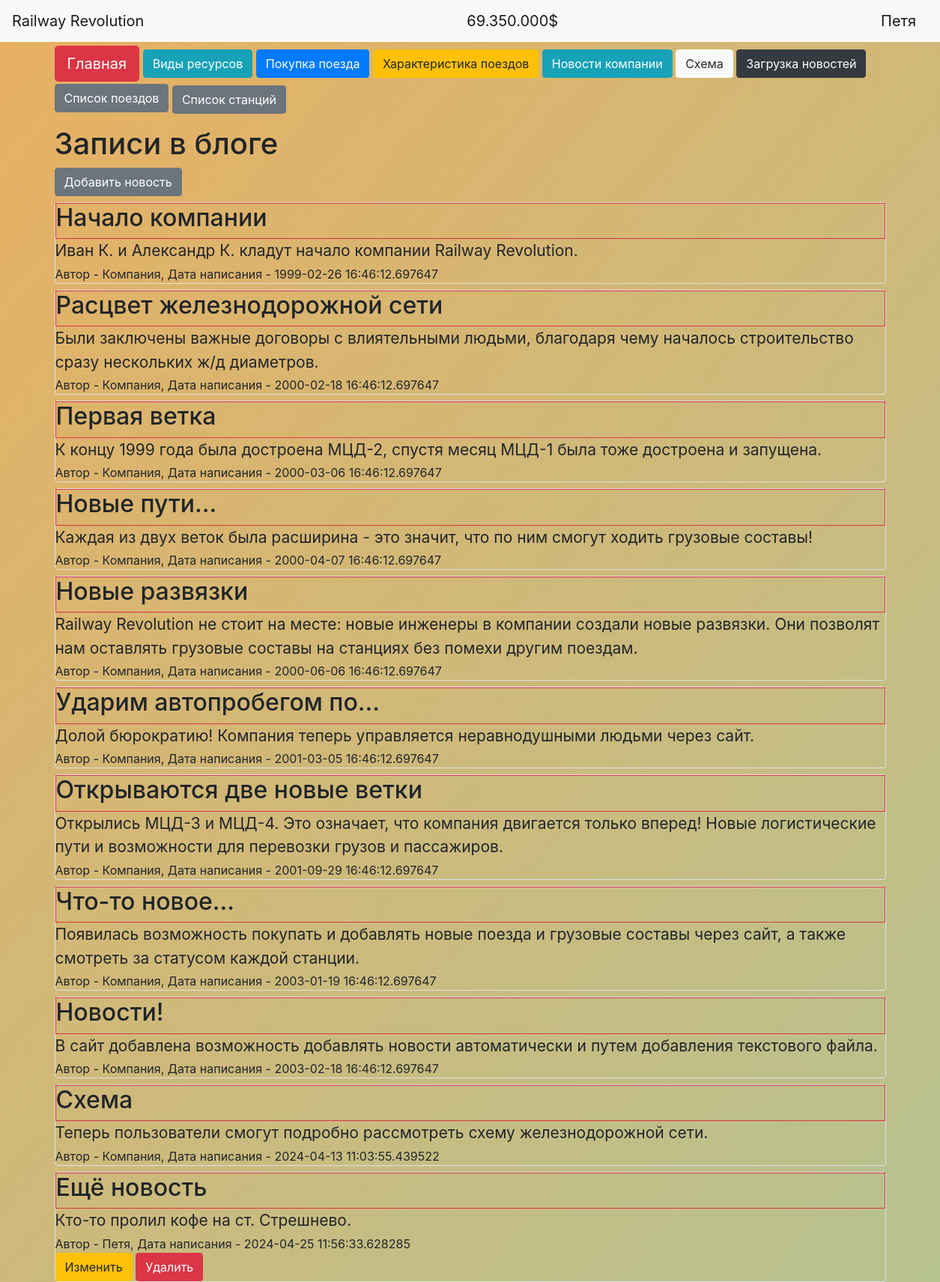
Page /news (signed in) on the committed database.
### data/users.py (models this page shows, shortened)
class User(SqlAlchemyBase, UserMixin, SerializerMixin):
    __tablename__ = 'users'
    id = sqlalchemy.Column(sqlalchemy.Integer,
                           primary_key=True, autoincrement=True)
    name = sqlalchemy.Column(sqlalchemy.String, nullable=True)
    about = sqlalchemy.Column(sqlalchemy.String, nullable=True)
    email = sqlalchemy.Column(sqlalchemy.String,
                              index=True, unique=True, nullable=True)
    hashed_password = sqlalchemy.Column(sqlalchemy.String, nullable=True)
    created_date = sqlalchemy.Column(sqlalchemy.DateTime,
                                     default=datetime.datetime.now)
    news = orm.relationship("News", back_populates='user')

### data/news.py (models this page shows)
class News(SqlAlchemyBase, SerializerMixin):
    __tablename__ = 'news'
    id = sqlalchemy.Column(sqlalchemy.Integer,
                           primary_key=True, autoincrement=True)
    title = sqlalchemy.Column(sqlalchemy.String, nullable=True)
    content = sqlalchemy.Column(sqlalchemy.String, nullable=True)
    created_date = sqlalchemy.Column(sqlalchemy.DateTime,
                                     default=datetime.datetime.now)
    is_private = sqlalchemy.Column(sqlalchemy.Boolean, default=True)
    user_id = sqlalchemy.Column(sqlalchemy.Integer,
                                sqlalchemy.ForeignKey("users.id"))
    user = orm.relationship('User')

### main.py (the view)
@app.route("/news")
def news():
    db_sess = db_session.create_session()
    if current_user.is_authenticated:
        news = db_sess.query(News).filter((News.user == current_user) | (News.is_private == 0))
    else:
        news = db_sess.query(News).filter(News.is_private != 1)
    return render_template("news.html", **CONST_PARAMS, news=news, title='Новости')

### data/db_session.py (called while the page is built)
def create_session() -> Session:
    global __factory
    return __factory()

### main.py (called while the page is built)
@app.route
@login_manager.user_loader
def load_user(user_id):
    db_sess = db_session.create_session()
    return db_sess.query(User).get(user_id)

### templates/news.html
{% extends "base.html" %}
{% block content %}
<h1>Записи в блоге</h1>
{% if current_user.is_authenticated %}
<a href="/add_news" class="btn btn-secondary">Добавить новость</a>
{% endif %}
{% for item in news%}
<div class="col-md6 border rounded" style="margin-top: 8px;">
    <div class="border border-danger">
        <h2>{{item.title}}</h2>
    </div>
    <div style="font-size: 21px; padding-bottom: 3px;">
        {{item.content}}
    </div>
    <div>
        Автор - {{item.user.name}}, Дата написания - {{item.created_date}}
    </div>
    {% if current_user.is_authenticated and current_user == item.user %}
    <div>
        <a href="/edit_news/{{ item.id }}" class="btn btn-warning">
            Изменить
        </a>
        <a href="/news_delete/{{ item.id }}" class="btn btn-danger">
            Удалить
        </a>
    </div>
    {% endif %}
</div>
{% endfor %}
{% endblock %}

### templates/base.html (shortened to what this page needs)
<!DOCTYPE html>
<html lang="en">
<head>
    <link rel="stylesheet" href="https://stackpath.bootstrapcdn.com/bootstrap/4.4.1/css/bootstrap.min.css"
>
    <link rel="stylesheet" type="text/css" href="/static/css/style.css"></link>
</head>
<body>
<header>
    <nav class="navbar navbar-light bg-light">
        <a class="navbar-brand" href="/">Railway Revolution</a>
        <a class="navbar-brand"> {{ money }} </a>
        {% if current_user.is_authenticated %}
        <a class="navbar-brand" href="/logout">{{ current_user.name }}</a>
        {% else %}
        <p>
            <a class="btn btn-primary " href="/register">Зарегистрироваться</a>
            <a class="btn btn-success" href="/login">Войти</a>
        </p>
        {% endif %}
    </nav>
</header>
<main role="main" class="container">
    <div id="shapka_div" style="margin-top: 5px;">
        <p>
            <a class="btn btn-danger btn-lg" href="/">Главная</a>
            <a class="btn btn-info" href="/resources">Виды ресурсов</a>
            <a class="btn btn-primary" href="/buying_train">Покупка поезда</a>
            <a class="btn btn-warning" href="/train_info">Характеристика поездов</a>
            <a class="btn btn-info" href="/news">Новости компании</a>
            <a class="btn btn-light" href="/scheme">Схема</a>
            <a class="btn btn-dark" href="/load_news_by_txt">Загрузка новостей</a>
            <a class="btn btn-secondary" href="/list_trains">Список поездов</a>
            <a class="btn btn-secondary" style="margin-top: 5px;" href="/list_stations">Список станций</a>
        </p>
    </div>
    {% block content %}{% endblock %}
</main>
</body>
</html>

### static/css/style.css (style rules this page uses)
h1 { font-size: 40px; }
#shapka_div { display: flex; justify-content: center; width: 1200px; }
body { background: linear-gradient(311deg, #fdcf83, #53e6ee, #e8b062); background-size: 600% 600%; -webkit-animation: AnimationName 30s ease infinite; -moz-animation: AnimationName 30s ease infinite; -o-animation: AnimationName 30s ease infinite; animation: AnimationName 30s ease infinite; }

### rows in the picture
User: name "Петя"
News: title "Начало компании", content "Иван К. и Александр К. кладут начало компании Railway Revolution.", user.name "Компания", created_date "1999-02-26 16:46:12.697647"
News: title "Расцвет железнодорожной сети", content "Были заключены важные договоры с влиятельными людьми, благодаря чему началось строительство сразу нескольких ж/д диаметров.", user.name "Компания", created_date "2000-02-18 16:46:12.697647"
News: title "Первая ветка", content "К концу 1999 года была достроена МЦД-2, спустя месяц МЦД-1 была тоже достроена и запущена.", user.name "Компания", created_date "2000-03-06 16:46:12.697647"
News: title "Новые пути...", content "Каждая из двух веток была расширина - это значит, что по ним смогут ходить грузовые составы!", user.name "Компания", created_date "2000-04-07 16:46:12.697647"
News: title "Новые развязки", content "Railway Revolution не стоит на месте: новые инженеры в компании создали новые развязки. Они позволят нам оставлять грузовые составы на станциях без помехи другим поездам.", user.name "Компания", created_date "2000-06-06 16:46:12.697647"
News: title "Ударим автопробегом по...", content "Долой бюрократию! Компания теперь управляется неравнодушными людьми через сайт.", user.name "Компания", created_date "2001-03-05 16:46:12.697647"
News: title "Открываются две новые ветки", content "Открылись МЦД-3 и МЦД-4. Это означает, что компания двигается только вперед! Новые логистические пути и возможности для перевозки грузов и пассажиров.", user.name "Компания", created_date "2001-09-29 16:46:12.697647"
News: title "Что-то новое...", content "Появилась возможность покупать и добавлять новые поезда и грузовые составы через сайт, а также смотреть за статусом каждой станции.", user.name "Компания", created_date "2003-01-19 16:46:12.697647"
News: title "Новости!", content "В сайт добавлена возможность добавлять новости автоматически и путем добавления текстового файла.", user.name "Компания", created_date "2003-02-18 16:46:12.697647"
News: title "Схема", content "Теперь пользователи смогут подробно рассмотреть схему железнодорожной сети.", user.name "Компания", created_date "2024-04-13 11:03:55.439522"
News: title "Ещё новость", content "Кто-то пролил кофе на ст. Стрешнево.", user.name "Петя", created_date "2024-04-25 11:56:33.628285"

### other values in the picture
{{ money }} "69.350.000$"
